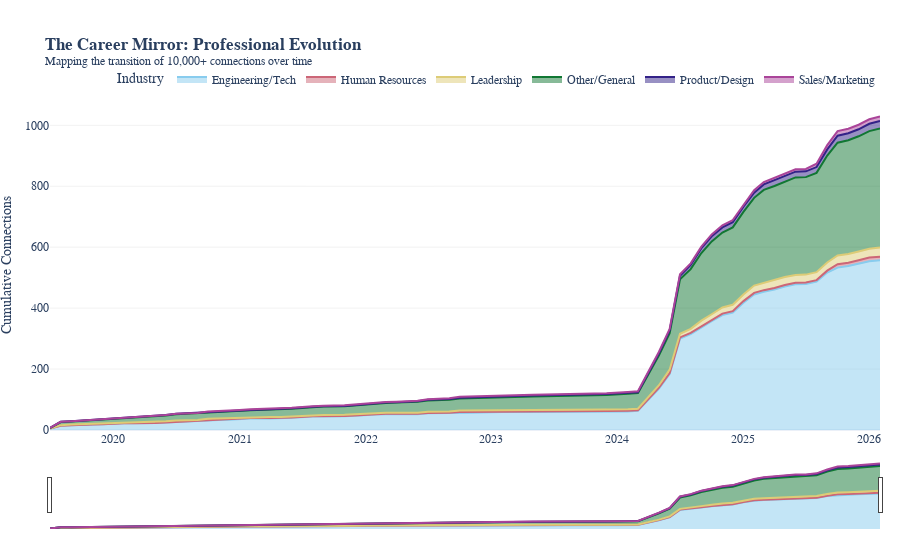

Notebook code for this chart:
### Code cell
# 1. Prepare and Sort
df_conn['Connected On'] = pd.to_datetime(df_conn['Connected On'])
df_conn = df_conn.sort_values('Connected On')

# 2. Resample & Fill Holes (The Secret to a "Smooth" Chart)
# This creates a grid of every Month vs every Industry Group
pivot_df = df_conn.groupby([df_conn['Connected On'].dt.to_period('M'), 'Industry_Group']).size().unstack(fill_value=0)

# 3. Cumulative Growth
# We calculate the running total so the chart always moves upward
cumulative_df = pivot_df.cumsum()
cumulative_df.index = cumulative_df.index.to_timestamp()

# 4. Flatten for Plotly
plot_df = cumulative_df.reset_index().melt(id_vars='Connected On', var_name='Industry', value_name='Total')

# 5. Create the Polished Visualization
fig = px.area(
    plot_df, 
    x="Connected On", 
    y="Total", 
    color="Industry",
    title="<b>The Career Mirror: Professional Evolution</b><br><sup>Mapping the transition of 10,000+ connections over time</sup>",
    labels={"Total": "Cumulative Connections", "Connected On": ""},
    color_discrete_sequence=px.colors.qualitative.Safe, # High-contrast, clean colors
    template="plotly_white" # Cleaner background for presentations
)

# 6. Professional Layout Tweaks
fig.update_layout(
    hovermode="x unified",  # Shows all industry values in one tooltip
    font_family="Arial",
    legend=dict(orientation="h", yanchor="bottom", y=1.02, xanchor="right", x=1),
    margin=dict(l=0, r=20, t=100, b=0)
)

fig.update_xaxes(
    showgrid=False, 
    rangeslider_visible=True, # Allows you to zoom into specific "Career Sprints"
    type='date'
)

fig.update_yaxes(showgrid=True, gridcolor='rgba(230,230,230,0.5)')

fig.show()
